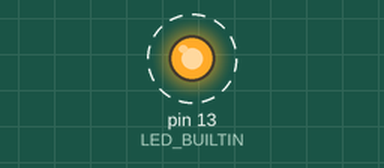
This sketch was run on a simulated Arduino Uno, built with avr-gcc and run on an emulated ATmega328P. On the bench: output pins drawn as LEDs (lit = HIGH). Dashed ring = blinking.

Above: at 0.2 s.
Timing chart, 0 to 3.0 s (numbered marks = the images above):
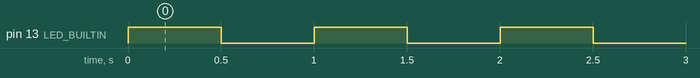

Measured:
- by itself, pin 13 (LED_BUILTIN): alternates HIGH for 0.50 s and LOW for 0.50 s

The sketch:

senderReyax.ino
```cpp
#include <ArduinoJson.h>
#include <DHT.h>

#define DHTPIN 2
#define DHTTYPE DHT11

DHT dht(DHTPIN, DHTTYPE);

String lora_band = "915000000"; //Banda de frecuencia (Hz)
String lora_networkid = "18";   //Identificación de la red Lora
String lora_address = "1";      //Dirección del módulo
String lora_RX_address = "2";   //Dirección del módulo receptor

String message = "";

void initAnthenna();
void BlinkBuild(int);
void SendLora();
void measureSensors();

void setup(){

  dht.begin();

  Serial.begin(115200);
  while (!Serial) continue;

  pinMode(LED_BUILTIN, OUTPUT);

  //initAnthenna();

}

void loop()
{
  BlinkBuild(1);
  //SendLora();
  measureSensors();
}

void initAnthenna(){

  delay(1500);
  Serial.println("AT+BAND=" + lora_band);
  delay(500);
  Serial.println("AT+ADDRESS=" + lora_address);
  delay(500);
  Serial.println("AT+NETWORKID=" + lora_networkid);
  delay(1500);
}

void BlinkBuild(int dt){
  digitalWrite(LED_BUILTIN, HIGH);
  delay(dt*500);
  digitalWrite(LED_BUILTIN, LOW);
  delay(dt*500);
}

void SendLora(){
  Serial.println("AT+SEND="+ lora_RX_address +",2,ON");
}

void measureSensor(){

  float h = dht.readHumidity();
  float t = dht.readTemperature();

  if (isnan(h) || isnan(t)) {
    Serial.println("Error obteniendo los datos del sensor DHT11");
    return;
  }

  Serial.print("Humedad: ");
  Serial.print(h);
  Serial.print(" %\t");
  Serial.print("Temperatura: ");
  Serial.print(t);
  Serial.println(" *C ");
}
```
